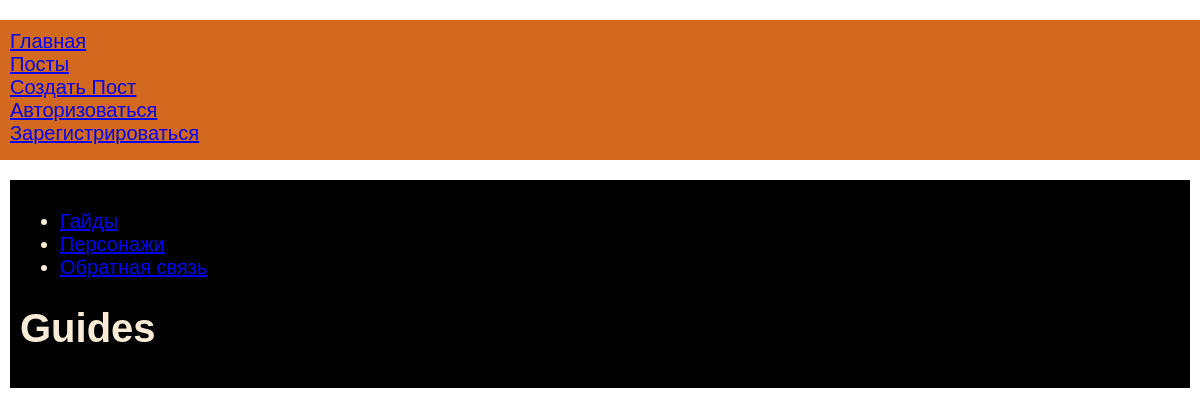
The page /guides on the database its author committed.
### tables this page shows
CREATE TABLE OFFMENU(
    id integer PRIMARY KEY AUTOINCREMENT,
    name text NOT NULL,
    url text NOT NULL
);

### starter.py (the view)
@app.route("/guides")
def guides():
    return render_template("guides.html",title = "Guides", off_menu=dbase.getOffmenu())

### FDataBase.py (called while the page is built)
    def getOffmenu(self):
        sql = '''SELECT * FROM OFFMENU'''
        try:
            self.__cur.execute(sql)
            res = self.__cur.fetchall()
            if res: return res
        except:
            print('DB reading error')
        return []

### starter.py (called while the page is built)
def connect_db():
    conn = sqlite3.connect(app.config['DATABASE'])
    conn.row_factory = sqlite3.Row
    return conn

def get_db():
    if not hasattr(g, 'link_db'):
        g.link_db = connect_db()
        return g.link_db

@app.before_request
def before_request():
    global dbase
    db = get_db()
    dbase=FDataBase(db)

### templates/guides.html
{% extends 'base.html' %}
{% block content %}
{{ super() }}
{% block off_menu %}
    <ul class="off_menu">
        {% for m in off_menu -%}
    <li><a href="{{m.url}}">{{m.name}}</a></li>
        {% endfor -%}
    </ul>
{% endblock off_menu %}
{%  if title %}
<h1>{{ title }}</h1>
{% else %}
<h1>Genshin Funzone</h1>
{% endif %}
{% endblock %}

### static/css/styles.css (style rules this page uses)
html, body { font-family: "Arial"; margin:0; padding:0; height: 100%; width: 100%; }

### rows shown on the page
OFFMENU: name "Гайды"
OFFMENU: name "Персонажи"
OFFMENU: name "Обратная связь"

### other values the page prints
{{ title }} "Guides"
